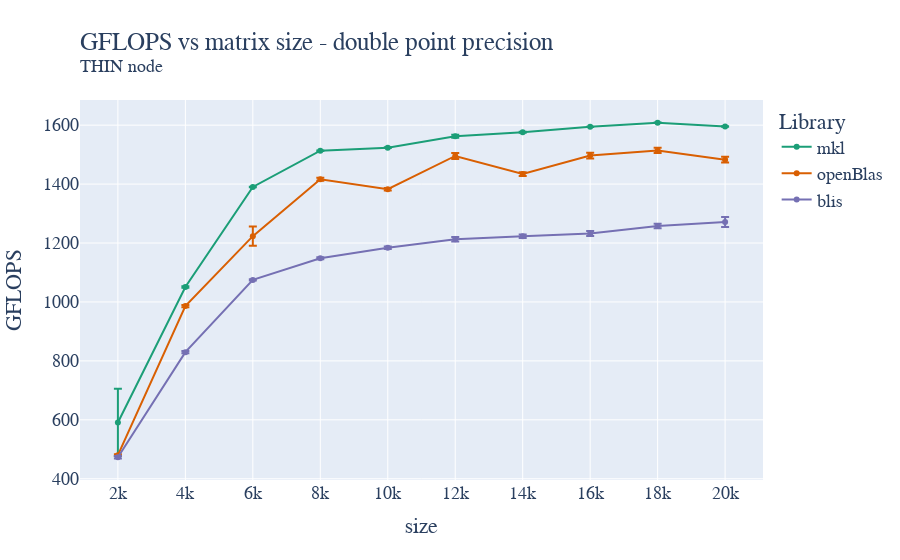

Notebook cell for this chart:
### Code cell
fig = go.Figure()

fig.add_trace(go.Scatter(x=mkl_double_avg["size"]["mean"], y=mkl_double_avg["gflops"]["mean"], name='mkl',
                         error_y=dict(
                             type="data",
                             array=mkl_double_avg["gflops"]["std"],
                             visible=True)))
fig.add_trace(go.Scatter(x=oblas_double_avg["size"]["mean"], y=oblas_double_avg["gflops"]["mean"], name='openBlas',
                         error_y=dict(
                             type="data",
                             array=oblas_double_avg["gflops"]["std"],
                             visible=True)))
fig.add_trace(go.Scatter(x=blis_double_avg["size"]["mean"], y=blis_double_avg["gflops"]["mean"], name='blis',
                         error_y=dict(
                             type="data",
                             array=blis_double_avg["gflops"]["std"],
                             visible=True)))

fig.update_layout(
    title=go.layout.Title(
        text="GFLOPS vs matrix size - double point precision<br><sup>THIN node</sup>",
        xref="paper",
        x=0,
    ),
    xaxis_title="size",
    xaxis = dict(
        tickmode = 'linear',
        tick0 = '2000',
        dtick = '2000'
    ),
    yaxis_title="GFLOPS",
    legend_title="Library",
    font=dict(
        family="Courier New, monospace",
        size=18,
    ),
    colorway=["#1b9e77","#d95f02", "#7570b3"]
)
fig.show()
fig.write_image("/home/andres/hpc/Foundations_of_HPC_2022/Assignment/my_assignment/report/images/fixed_cores_thin_double_gflops.pdf", height=500, width=1000)

### Figure 1 — Plotly figure (JSON) as saved in the notebook; plotly's stock layout.template omitted (floating-point values rounded to 4 significant figures)
{"data": [{"error_y": {"array": [114.4, 2.418, 0.7145, 0.8861, 1.037, 5.421, 1.614, 0.6982, 0.8015, 0.6223], "type": "data", "visible": true}, "name": "mkl", "type": "scatter", "x": [2000, 4000, 6000, 8000, 10000, 12000, 14000, 16000, 18000, 20000], "y": [591.0, 1051.0, 1390.0, 1513.0, 1524.0, 1562.0, 1576.0, 1594.0, 1608.0, 1596.0]}, {"error_y": {"array": [2.949, 3.643, 32.58, 5.194, 4.338, 10.09, 6.233, 9.665, 8.753, 9.657], "type": "data", "visible": true}, "name": "openBlas", "type": "scatter", "x": [2000, 4000, 6000, 8000, 10000, 12000, 14000, 16000, 18000, 20000], "y": [480.2, 985.9, 1223.0, 1416.0, 1383.0, 1495.0, 1434.0, 1497.0, 1514.0, 1483.0]}, {"error_y": {"array": [4.56, 3.739, 1.895, 3.55, 4.293, 7.428, 5.803, 8.128, 7.586, 16.87], "type": "data", "visible": true}, "name": "blis", "type": "scatter", "x": [2000, 4000, 6000, 8000, 10000, 12000, 14000, 16000, 18000, 20000], "y": [473.0, 829.7, 1075.0, 1148.0, 1184.0, 1213.0, 1223.0, 1232.0, 1258.0, 1271.0]}], "layout": {"colorway": ["#1b9e77", "#d95f02", "#7570b3"], "font": {"family": "Courier New, monospace", "size": 18}, "legend": {"title": {"text": "Library"}}, "title": {"text": "GFLOPS vs matrix size - double point precision<br><sup>THIN node</sup>", "x": 0, "xref": "paper"}, "xaxis": {"dtick": "2000", "tick0": "2000", "tickmode": "linear", "title": {"text": "size"}}, "yaxis": {"title": {"text": "GFLOPS"}}}}
